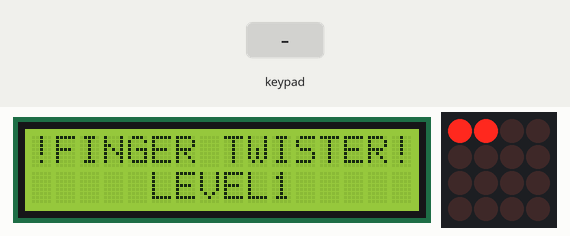
This sketch was run on a simulated Arduino Uno, built with avr-gcc and run on an emulated ATmega328P. Parts: 16×2 character LCD, 4×4 LED matrix. Inputs (shaded band) come from the test bench. What the sketch prints to the serial monitor is not drawn.

Above: at 0.12 s.
At 2.8 s:
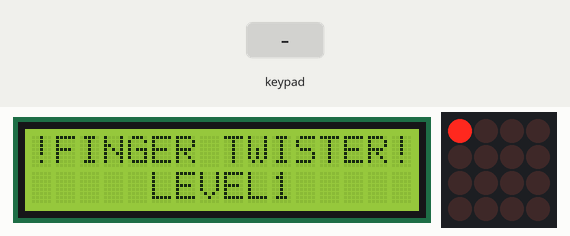
2.9 s: key '0' pressed
At 3.3 s:
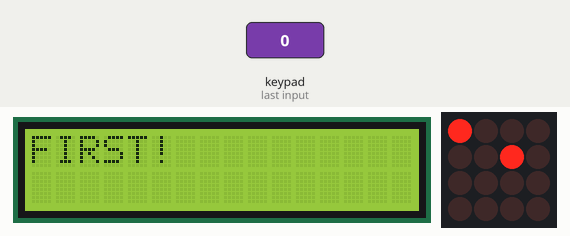
Timing chart, 0 to 5.9 s (numbered marks = the images above; inputs shaded):
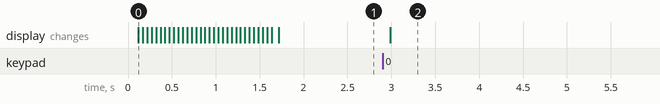

Measured:
- after the input at 2.9 s, the display: changes after 0.09 s (image 2)

The sketch:

Finger-Twister.ino
```cpp
#include <Wire.h>
#include <Adafruit_Trellis.h>
#include <LiquidCrystal.h>

LiquidCrystal lcd(12,11,5,4,3,2);

#define MOMENTARY 0
#define MODE MOMENTARY

Adafruit_Trellis matrix0 = Adafruit_Trellis();
Adafruit_TrellisSet trellis =  Adafruit_TrellisSet(&matrix0);

#define numKeys (16)

int LEDA = 0;
int LEDB = 6;
int LEDC = 9;
int LEDD = 13;

int gameLevel = 0;

void setup() {
  Serial.begin(9600);
  trellis.begin(0x70);

  lcd.begin(16,2);
  lcd.print("!FINGER TWISTER!");
  lcd.setCursor(0, 1);
  lcd.print("     LEVEL1");

  Serial.println("Finger Twister Demo");
  Serial.println("Level 1");

  startAnimation();

}

void loop() {
  delay(30);

  Serial.println(gameLevel);
  playGame();

  //  Serial.println(trellis.isKeyPressed(LEDA));
  trellis.readSwitches();
  if(trellis.justReleased(LEDA) || trellis.justReleased(LEDB) || trellis.justReleased(LEDC) || trellis.justReleased(LEDD)){
      Serial.println("ERROR!");
      gameLevel = 0;
    }
  }

void playGame(){
  gameLevel = 1;
  trellis.setLED(LEDA);
  trellis.writeDisplay();

  if (trellis.readSwitches()){
      for (uint8_t i=0; i<numKeys; i++) {
      // if it was pressed, turn it on
        if (trellis.isKeyPressed(LEDA)) {
          lcd.clear();
          lcd.print("FIRST!");
          trellis.setLED(LEDB);
          trellis.writeDisplay();

          if (trellis.isKeyPressed(LEDA) && trellis.isKeyPressed(LEDB)){
            lcd.clear();
            lcd.print("SECOND!");
            trellis.setLED(LEDC);
            trellis.writeDisplay();

            if (trellis.isKeyPressed(LEDA) && trellis.isKeyPressed(LEDB) && trellis.isKeyPressed(LEDC)){
              lcd.clear();
              lcd.print("THIRD!");
              trellis.setLED(LEDD);
              trellis.writeDisplay();

              if (trellis.isKeyPressed(LEDA) && trellis.isKeyPressed(LEDB) && trellis.isKeyPressed(LEDC) && trellis.isKeyPressed(LEDD)){
                trellis.clrLED(LEDA);
                trellis.clrLED(LEDB);
                trellis.clrLED(LEDC);
                trellis.clrLED(LEDD);
                trellis.writeDisplay();
                startAnimation();

                //
                // delay(1000);
                // lcd.print("NEXT LEVEL!");
                // startAnimation();


              }
            }
          }
        }
      }
    }

}


void startAnimation(){
  // light up all the LEDs in order
  for (int i=0; i<numKeys; i++) {
    trellis.setLED(i);
    trellis.writeDisplay();
    delay(50);
    }
  // then turn them off
  for (int i=0; i<numKeys; i++) {
    trellis.clrLED(i);
    trellis.writeDisplay();
    delay(50);

    }
  }
```
